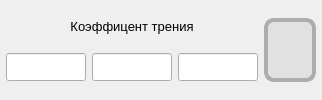
                <widget class="QWidget" name="widget_crossingLimits_frictionForce" native="true">
                 <property name="sizePolicy">
                  <sizepolicy hsizetype="Preferred" vsizetype="Preferred">
                   <horstretch>0</horstretch>
                   <verstretch>0</verstretch>
                  </sizepolicy>
                 </property>
                 <layout class="QGridLayout" name="gridLayout_12">
                  <property name="leftMargin">
                   <number>6</number>
                  </property>
                  <property name="topMargin">
                   <number>6</number>
                  </property>
                  <property name="rightMargin">
                   <number>6</number>
                  </property>
                  <property name="bottomMargin">
                   <number>6</number>
                  </property>
                  <property name="spacing">
                   <number>6</number>
                  </property>
                  <item row="1" column="0">
                   <widget class="QLineEdit" name="lineEdit_crossingLimits_coefficientFriction_lowerLimit">
                    <property name="enabled">
                     <bool>true</bool>
                    </property>
                    <property name="sizePolicy">
                     <sizepolicy hsizetype="Fixed" vsizetype="Maximum">
                      <horstretch>0</horstretch>
                      <verstretch>0</verstretch>
                     </sizepolicy>
                    </property>
                    <property name="minimumSize">
                     <size>
                      <width>50</width>
                      <height>0</height>
                     </size>
                    </property>
                    <property name="maximumSize">
                     <size>
                      <width>80</width>
                      <height>16777215</height>
                     </size>
                    </property>
                    <property name="font">
                     <font>
                      <family>Segoe UI</family>
                      <pointsize>8</pointsize>
                     </font>
                    </property>
                    <property name="styleSheet">
                     <string notr="true">padding: 5px 5px;</string>
                    </property>
                    <property name="text">
                     <string/>
                    </property>
                    <property name="alignment">
                     <set>Qt::AlignmentFlag::AlignCenter</set>
                    </property>
                    <property name="readOnly">
                     <bool>true</bool>
                    </property>
                   </widget>
                  </item>
                  <item row="1" column="1">
                   <widget class="QLineEdit" name="lineEdit_crossingLimits_coefficientFriction_value">
                    <property name="enabled">
                     <bool>true</bool>
                    </property>
                    <property name="sizePolicy">
                     <sizepolicy hsizetype="Fixed" vsizetype="Fixed">
                      <horstretch>0</horstretch>
                      <verstretch>0</verstretch>
                     </sizepolicy>
                    </property>
                    <property name="minimumSize">
                     <size>
                      <width>50</width>
                      <height>0</height>
                     </size>
                    </property>
                    <property name="maximumSize">
                     <size>
                      <width>80</width>
                      <height>16777215</height>
                     </size>
                    </property>
                    <property name="font">
                     <font>
                      <family>Segoe UI</family>
                      <pointsize>8</pointsize>
                     </font>
                    </property>
                    <property name="layoutDirection">
                     <enum>Qt::LayoutDirection::LeftToRight</enum>
                    </property>
                    <property name="styleSheet">
                     <string notr="true">padding: 5px 5px;</string>
                    </property>
                    <property name="text">
                     <string/>
                    </property>
                    <property name="alignment">
                     <set>Qt::AlignmentFlag::AlignCenter</set>
                    </property>
                    <property name="readOnly">
                     <bool>true</bool>
                    </property>
                   </widget>
                  </item>
                  <item row="0" column="0" colspan="3">
                   <widget class="QLabel" name="label_crossingLimits_coefficientFriction">
                    <property name="sizePolicy">
                     <sizepolicy hsizetype="Preferred" vsizetype="Maximum">
                      <horstretch>0</horstretch>
                      <verstretch>0</verstretch>
                     </sizepolicy>
                    </property>
                    <property name="font">
                     <font>
                      <family>Segoe UI</family>
                      <pointsize>10</pointsize>
                     </font>
                    </property>
                    <property name="text">
                     <string>Коэффицент трения</string>
                    </property>
                    <property name="alignment">
                     <set>Qt::AlignmentFlag::AlignCenter</set>
                    </property>
                   </widget>
                  </item>
                  <item row="1" column="2">
                   <widget class="QLineEdit" name="lineEdit_crossingLimits_coefficientFriction_upperLimit">
                    <property name="enabled">
                     <bool>true</bool>
                    </property>
                    <property name="sizePolicy">
                     <sizepolicy hsizetype="Fixed" vsizetype="Fixed">
                      <horstretch>0</horstretch>
                      <verstretch>0</verstretch>
                     </sizepolicy>
                    </property>
                    <property name="minimumSize">
                     <size>
                      <width>50</width>
                      <height>0</height>
                     </size>
                    </property>
                    <property name="maximumSize">
                     <size>
                      <width>80</width>
                      <height>16777215</height>
                     </size>
                    </property>
                    <property name="font">
                     <font>
                      <family>Segoe UI</family>
                      <pointsize>8</pointsize>
                     </font>
                    </property>
                    <property name="styleSheet">
                     <string notr="true">padding: 5px 5px;</string>
                    </property>
                    <property name="text">
                     <string/>
                    </property>
                    <property name="alignment">
                     <set>Qt::AlignmentFlag::AlignCenter</set>
                    </property>
                    <property name="readOnly">
                     <bool>true</bool>
                    </property>
                   </widget>
                  </item>
                  <item row="0" column="3" rowspan="2">
                   <widget class="QWidget" name="widget_crossingLimits_coefficientFriction_limitStatusIndicator" native="true">
                    <property name="minimumSize">
                     <size>
                      <width>52</width>
                      <height>52</height>
                     </size>
                    </property>
                    <property name="maximumSize">
                     <size>
                      <width>16777215</width>
                      <height>16777215</height>
                     </size>
                    </property>
                    <property name="styleSheet">
                     <string notr="true">background: #E1E1E1;

Border: 4px solid #ADADAD ;
Border-radius: 10px;

</string>
                    </property>
                   </widget>
                  </item>
                 </layout>
                </widget>
